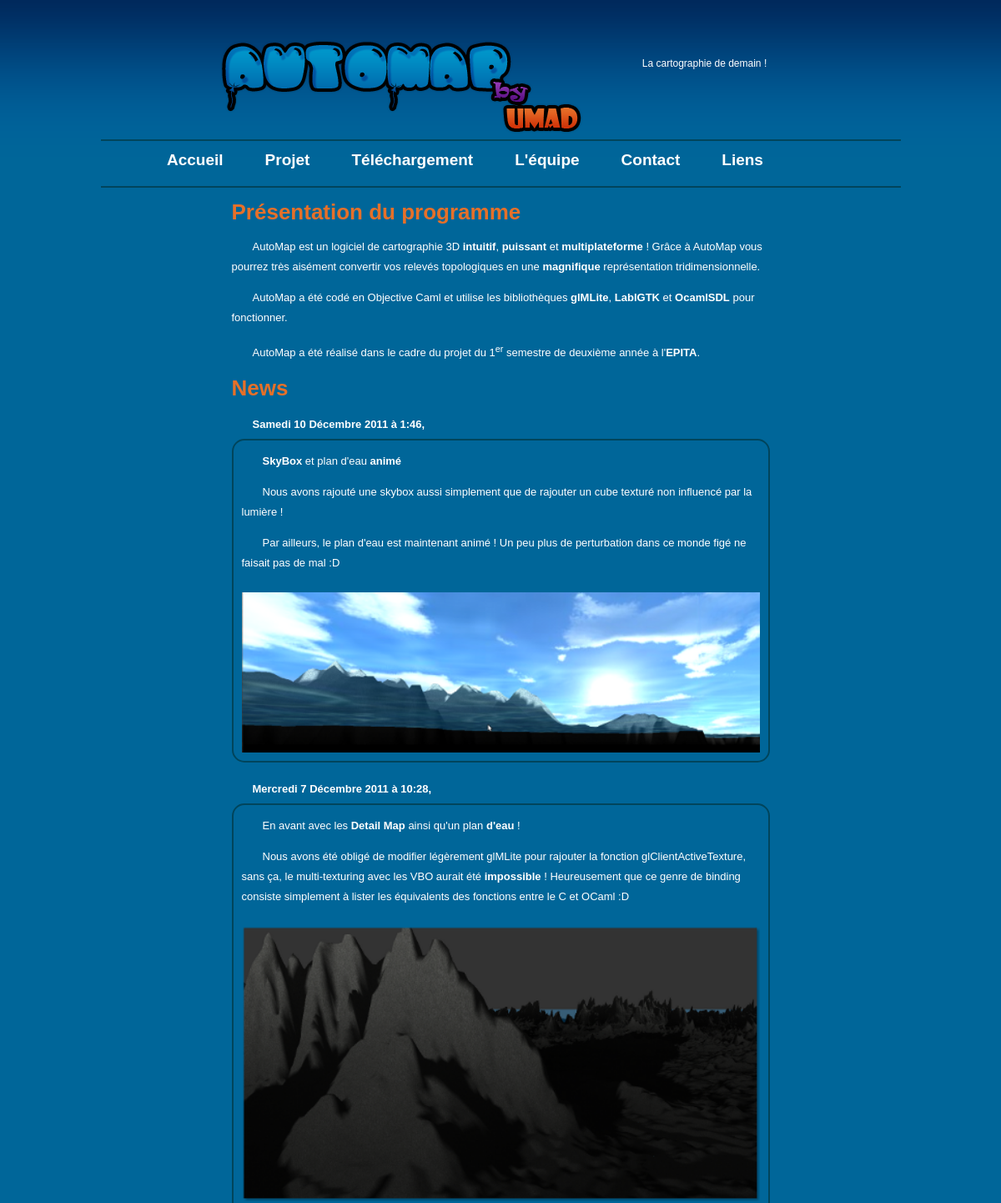
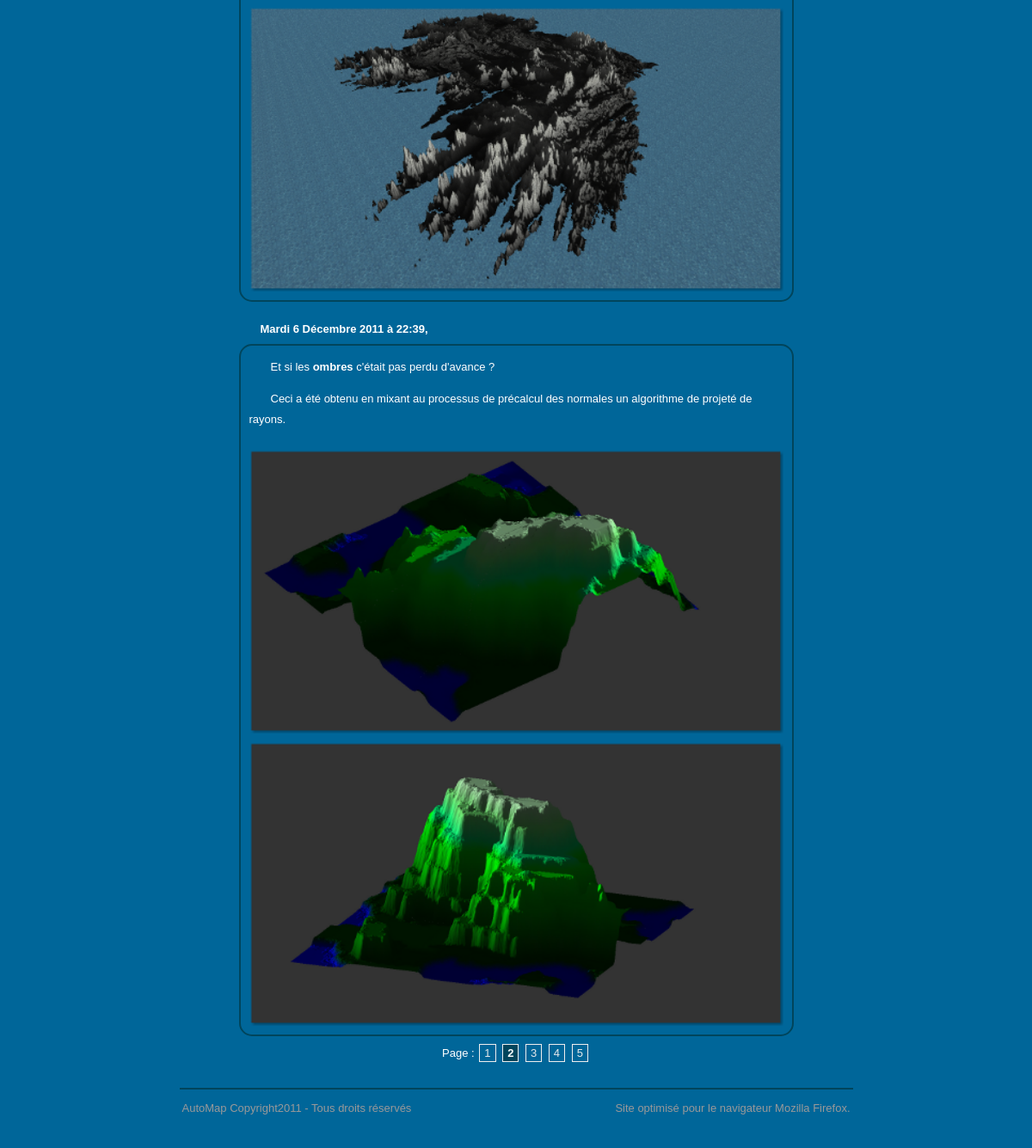
The app's page /index.php?page=2 with its own data (2 pictures, top to bottom).
### tables this page shows
CREATE TABLE IF NOT EXISTS `news` (
  `id` int(11) unsigned NOT NULL AUTO_INCREMENT,
  `news` mediumtext NOT NULL,
  `date` datetime NOT NULL,
  KEY `id` (`id`)
);

### index.php (the view)
<?php
require("include/include.php");
$nbrMessageParPage = 3;
$nbrPage = nbrPage("news", $nbrMessageParPage);
$page = page($nbrPage, "FIRST");
echo $miseHTML['header'];
?>
<h1>Présentation du programme</h1>
<p>AutoMap est un logiciel de cartographie 3D <b>intuitif</b>, <b>puissant</b> et <b>multiplateforme</b> !
Grâce à AutoMap vous pourrez très aisément convertir vos relevés topologiques en une <b>magnifique</b> représentation tridimensionnelle.</p>
<p>AutoMap a été codé en Objective Caml et utilise les bibliothèques <b>glMLite</b>, <b>LablGTK</b> et <b>OcamlSDL</b> pour fonctionner.</p>
<p>AutoMap a été réalisé dans le cadre du projet du 1<sup>er</sup> semestre de deuxième année à l'<b>EPITA</b>.</p>
<h1>News</h1>
<?php
$sql = 'SELECT news, UNIX_TIMESTAMP(date) FROM news ORDER BY date DESC LIMIT '.($page-1)*$nbrMessageParPage.','.$nbrMessageParPage;
$req = mysql_query($sql);
while ($row = mysql_fetch_array($req)) {
    echo '<p class="date">'.getDateFr("l j F Y à G:i", intval($row['UNIX_TIMESTAMP(date)'])).',</p> ';
    echo '<div class="news"><div class="newscontent">'.utf8_encode($row['news']).'<div style="clear:both;"></div></div></div>';
}
echo '<div class="pagination">Page : ';
echo echoPage($page, $nbrPage, "index", "", "FIRST");
echo '</div>';
echo $miseHTML['footer'];
?>

### include/include.php (shortened to what this page needs)
<?php
function getDateFr ($format, $timestamp){
    $anglais = array('Monday', 'Tuesday', 'Wednesday', 'Thursday', 'Friday', 'Saturday', 'Sunday', 'January', 'February', 'March', 'April', 'May', 'June', 'July', 'August', 'September', 'October', 'November', 'December');
    $francais = array('Lundi', 'Mardi', 'Mercredi', 'Jeudi', 'Vendredi', 'Samedi', 'Dimanche', 'Janvier', 'Février', 'Mars', 'Avril', 'Mai', 'Juin', 'Juillet', 'Août', 'Septembre', 'Octobre', 'Novembre', 'Décembre');
    $date = date($format, $timestamp);
    $date = str_replace($anglais, $francais, $date);
    return $date;
}
function mysqlSelect ($sql, $count = "NON", $return = "OUI") {
    $req = mysql_query($sql);
    if ($count == "COUNT") {
        $row['count'] = mysql_num_rows($req);
    }else{
        $row = mysql_fetch_array($req);
    }
    return $row;
}
function nbrPage ($table, $nbrParPage, $condition = "", $nbr = "NON") {
    if ($condition != "") {
        $where = ' WHERE '.$condition;
    }else{
        $where = "";
    }
    $sql = 'SELECT id FROM '.$table.$where;
    $row = mysqlSelect($sql, "COUNT", "NON");
    if ($nbr == "NON") {
        $nbr = $row['count'];
        $nbrPage = ceil($nbr / $nbrParPage);
        return $nbrPage;
    }else{
        $return['nbr'] = $row['count'];
        $return['nbrPage'] = ceil($return['nbr'] / $nbrParPage);
        return $return;
    }
}
function page ($nbrPage, $pointeur = "LAST") {
    if (isset($_GET['page'])) {
        $page = intval($_GET['page']);
    }else{
        $page = 0;
    }
    return $page;
}
function echoPage ($page, $nbrPage, $lien, $valeurForGET = "", $pointeur = "LAST") {
    if ($valeurForGET != "") {
        $signeIntero = "?";
        $signeAnd = "&";
    }else{
        $signeIntero = "";
        $signeAnd = "";
    }
    for ($i = 1; $i <= $nbrPage; $i++) {
        if ($i == $page){
            echo '<span class="current">'.$i.'</span> ';
        }else{
            if ($pointeur == "FIRST") {
                $finPage = 1;
            }else{
                $finPage = $nbrPage;
            }
            if ($i == $finPage) {
                echo '<a href="'.$lien.'.php'.$signeIntero.$valeurForGET.'">'.$i.'</a> ';
            }else{
                echo '<a href="'.$lien.'.php?'.$valeurForGET.$signeAnd.'page='.$i.'">'.$i.'</a> ';
            }
        }
    }
}
$miseHTML['header'] = '<!DOCTYPE html PUBLIC "-//W3C//DTD XHTML 1.0 Strict//EN" "http://www.w3.org/TR/xhtml1/DTD/xhtml1-strict.dtd">
<html xmlns="http://www.w3.org/1999/xhtml" xml:lang="fr">
  <head>
    <title>AutoMap Website</title>
    <meta http-equiv="content-type" content="text/html; charset=utf-8" />
    <link rel="stylesheet" media="screen" type="text/css" title="design" href="css/design.css" />
	 <script type="text/javascript" src="http://ajax.googleapis.com/ajax/libs/jquery/1.4/jquery.min.js"></script>
	 <script type="text/javascript" src="lib/fancybox/jquery.easing-1.3.pack.js"></script>
	 <script type="text/javascript" src="lib/fancybox/jquery.mousewheel-3.0.4.pack.js"></script>
	 <script type="text/javascript" src="lib/fancybox/jquery.fancybox-1.3.4.pack.js"></script>
	 <link rel="stylesheet" type="text/css" href="lib/fancybox/jquery.fancybox-1.3.4.css" media="screen" />
	 <script type="text/javascript">
	 	$(document).ready(function() {
 	 	  	$("a.fan").fancybox({
		"titleShow"     : false,
		"transitionIn"	: "elastic",
		"transitionOut"	: "elastic",
		"easingIn"      : "easeOutBack",
		"easingOut"     : "easeInBack"
 	 	  	});
 	   	});
    	 </script>
  </head>
  <body>
  <div id="container">
      <div id="header">
          <div id="pres">
	           <p>La cartographie de demain !</p>
          </div>
      </div>
      <div id="menu">
          <ul>
              <li><a href="index.php">Accueil</a></li>
              <li><a href="project.php">Projet</a></li>
              <li><a href="telechargement.php">Téléchargement</a></li>
              <li><a href="team.php">L\'équipe</a></li>
              <li><a href="contact.php">Contact</a></li>
              <li><a href="liens.php">Liens</a></li>
          </ul>
      </div>
      <div id="milieu">
          <div id="contenu">';
$miseHTML['footer'] = '</div>
          <div class="clear">
          </div>
      </div>
      <div id="footer">
          <div id="gauche">
              <p>AutoMap Copyright2011 - Tous droits réservés</p>
          </div>
          <div id="droite">
              <p>Site optimisé pour le navigateur Mozilla Firefox.</p>
          </div>
      </div>
  </div>
  </body>
</html>';
?>

### css/design.css (style rules this page uses)
body { padding: 0; font-family: Verdana, Arial, Helvetica, sans-serif; font-size: 13px; line-height:24px; color: #ffffff; text-align: center; background-color: #006699; background-image: url(../images/bg.png); background-repeat: repeat-x; }
img { border: 0; }
#container { width: 959px; margin: 0px auto; padding: 0; }
#header { height: 130px; margin-top: 25px; margin-left: 135px; padding-bottom: 12px; background-image: url(../images/logo.png); background-repeat: no-repeat; }
#pres { height: 75px; width: 430px; padding-left: 374px; padding-top: 31px; }
#pres p { font-size: 12px; color: white; line-height: 16px; }
#menu { border-style: solid; border-color: #01455c; border-width: 2px; border-right: none; border-left: none; padding: 7px 0; height: 40px; }
#menu ul { margin-left: auto; margin-right: auto; margin-top: 0; margin-bottom: 0; padding: 0; list-style: none; width: 850px; display: block; }
#menu ul li { float: center; display: inline; margin: 0; padding: 0; }
#menu ul li a { font-size: 19px; font-weight: bold; color: #ffffff; text-decoration: none; line-height: 18px; display: block; float: left; padding: 7px 25px; outline-style: none; }
#milieu { height: auto; margin-bottom: 20px; }
#contenu { margin-left: auto; margin-right: auto; width: 645px; text-align: left; }
#contenu h1 { color: #E67029; }
#contenu a, #contenu a:visited, #coldroite a, #coldroite a:visited { color: #E8EAEB; outline-style: none; }
#contenu p, #coldroite p { text-indent: 25px; }
#contenu p.date { font-weight: bold; margin-bottom: 5px; margin-top: 20px; }
#contenu div.news { border: 2px solid #01455c; border-radius: 15px; }
#contenu div.newscontent { margin: 10px; }
#footer { width: 777px; height: 40px; margin-left: auto; margin-right: auto; border-top: 2px solid #01455c; padding: 10px 3px; color: #999999; text-align: left; }
#footer div#gauche { float: left; }
#footer div#droite { float: right; }
#footer p { margin: 0; }
#contenu .pagination { padding: 3px; margin: 5px; text-align:center; }
#contenu .pagination a { padding: 2px 5px 2px 5px; margin: 2px; border: 1px solid #EEE; text-decoration: none; }
#contenu .pagination span.current { padding: 2px 5px 2px 5px; margin: 2px; border: 1px solid #EEE; font-weight: bold; background-color: #01455C; }
img { float: left; margin-top: 10px; margin-right: 5px; }

### records on screen
news: UNIX_TIMESTAMP "Samedi 10 Décembre 2011 à 1:46", news "SkyBox et plan d'eau animé Nous avons rajouté une skybox aussi simplement que de rajouter un cube texturé non influencé par la lumière ! Par ailleurs, le plan d'eau est maintenant animé ! Un peu plus de perturbation dans ce monde figé ne faisait pas de mal :D", news (picture)
news: UNIX_TIMESTAMP "Mercredi 7 Décembre 2011 à 10:28", news "En avant avec les Detail Map ainsi qu'un plan d'eau ! Nous avons été obligé de modifier légèrement glMLite pour rajouter la fonction glClientActiveTexture, sans ça, le multi-texturing avec les VBO aurait été impossible ! Heureusement que ce genre de binding consiste simplement à lister les équivalents des fonctions entre le C et OCaml :D", news (picture)
news: UNIX_TIMESTAMP "Mardi 6 Décembre 2011 à 22:39", news "Et si les ombres c'était pas perdu d'avance ? Ceci a été obtenu en mixant au processus de précalcul des normales un algorithme de projeté de rayons.", news (picture)
